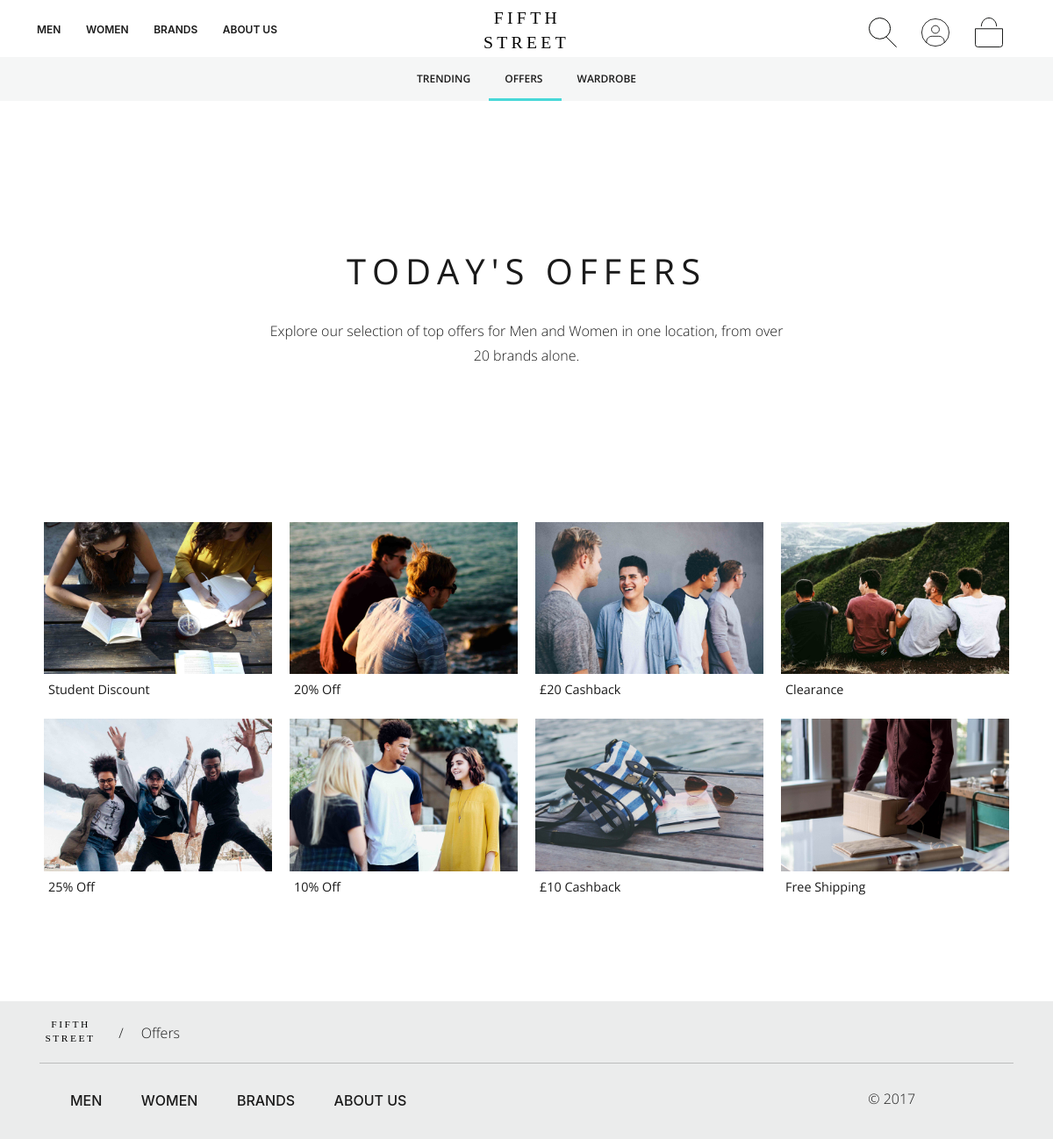
/offers.php, run on the app's committed database.
### tables this page shows
CREATE TABLE `Offers` (
  `ord` int(20) NOT NULL,
  `offer_name` varchar(50) NOT NULL,
  `offer_id` int(10) NOT NULL,
  `image` varchar(100) NOT NULL,
  `alt` varchar(250) NOT NULL
);

### INC/DB/model.php (called while the page is built, shortened)
<?php
function get_all_offers() {
    require (ROOT_PATH . "INC/DB/db-connection.php");
    try {
        $results = $db->query("
            SELECT offer_name, offer_id, image, alt
            FROM Offers
            ORDER BY ord ASC");
    } catch (Exception $e) {
        echo "Data could not be retrived from new database.";
        exit;
    }
    $recent = $results->fetchAll(PDO::FETCH_ASSOC);
    return $recent;
}

### INC/DB/offers-block.php (the view, shortened to what this page needs)
?><li>
	<a href="<?php echo BASE_URL; ?>offers/?Offid=<?php echo $offer["offer_id"]; ?>">
	    <img class="img-fluid" src="<?php echo BASE_URL . $offer["image"] ?>" alt="<?php echo $offer["alt"]; ?>">
	    <h2 class="product-title"><?php echo $offer["offer_name"]; ?></h2>
	</a>
</li>

### offers.php (shortened to what this page needs)
<?php
	    include(ROOT_PATH . "INC/DB/model.php");
	    $all_offers = get_all_offers();
		include (ROOT_PATH . 'INC/Header.php');
		include (ROOT_PATH . 'INC/Navbar.php');
		include (ROOT_PATH . 'INC/Hero-half-plain.php');
?>
		<div class="container">
		    <ul class="products block">
		            <?php
		                foreach($all_offers as $offer) {
		                    include(ROOT_PATH . "INC/DB/offers-block.php");
		                }
		            ?>
		    </ul>
		</div>
<?php
		include (ROOT_PATH .'INC/Footer.php');

### data on the page
offers: image (picture), offer_name "Student Discount"
offers: image (picture), offer_name "25% Off"
offers: image (picture), offer_name "20% Off"
offers: image (picture), offer_name "10% Off"
offers: image (picture), offer_name "£20 Cashback"
offers: image (picture), offer_name "£10 Cashback"
offers: image (picture), offer_name "Clearance"
offers: image (picture), offer_name "Free Shipping"

### other printed values
$h1 "TODAY'S OFFERS"
$description "Explore our selection of top offers for Men and Women in one location, from over 20 brands alone."
$CurrentPage "Offers"
